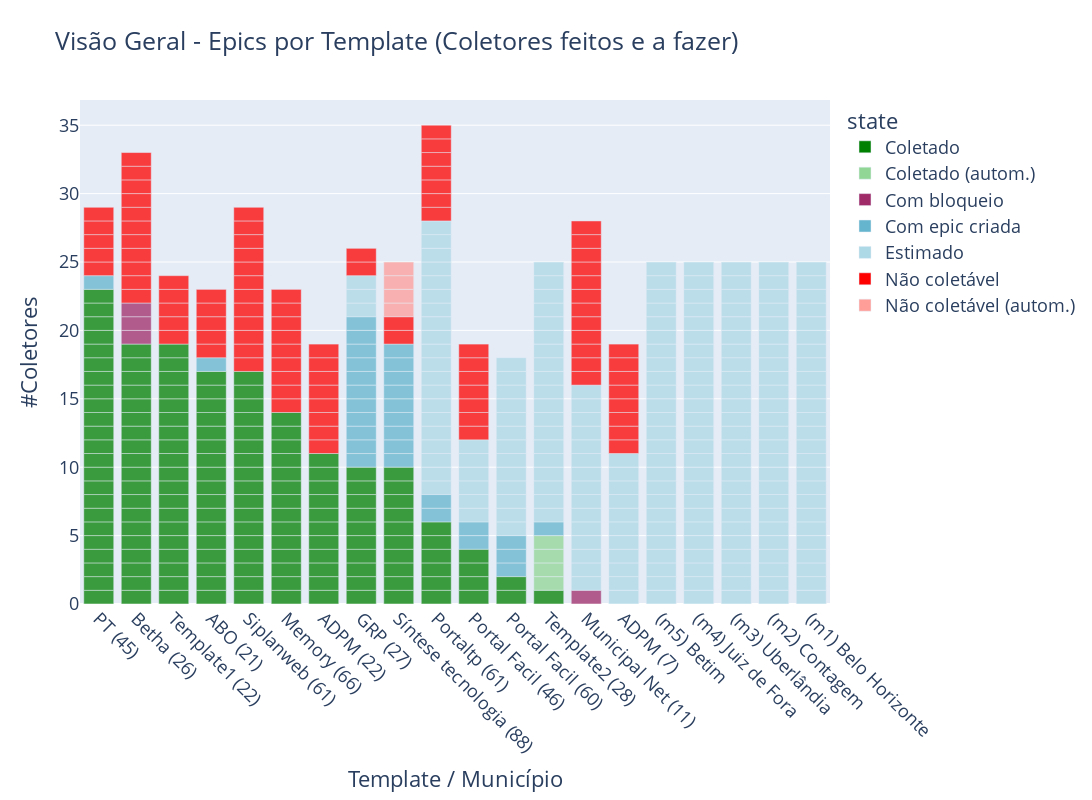

Notebook cell for this chart:
### Code cell
# TODO melhorar automacao
def plot_status_epics(df, top_templates, sondagem, title='Visão Geral - Epics por Template (Coletores feitos e a fazer)'):

    # resultados do buscador de subtags (sondagem)
    # templates_ja_analisados = ['ADPM', 'Betha', 'Municipal Net', 'Siplanweb', 'Memory']
    templates_ja_analisados = [
        'ADPM (22)', 'Betha (26)', 'Municipal Net (11)', 'Siplanweb (61)', 'Memory (66)', 
        'Template1 (22)', 'Portal Facil (60)', 'Portal Facil (46)']
    s = sondagem[sondagem == 0].count(axis=1)
    s = s[s != 0]
    s = s.drop(templates_ja_analisados)
    s = s.sort_index()
    nao_loc_autom = dict(s)
    
    # Fonte: Planilha Controle de Dados
    nao_loc_manual = {'Municipal Net (11)': 12, 'Portal Facil (46)': 7, 'Portaltp (61)': 7,
                      'ADPM (7)': 8}
    coletado_autom = {'Template2 (28)': 4}
    
    for template, count in nao_loc_autom.items():
        for i in range(count):
            df = df.append({'template':template, 'state':'Não coletável (autom.)', 'aux':1}, ignore_index=True)
            
    for template, count in nao_loc_manual.items():
        for i in range(count):
            df = df.append({'template':template, 'state':'Não coletável', 'aux':1}, ignore_index=True)
            
    for template, count in coletado_autom.items():
        for i in range(count):
            df = df.append({'template':template, 'state':'Coletado (autom.)', 'aux':1}, ignore_index=True)
       
    # Pre-process dataframes       
    count_col = 'aux'
    name_col  = 'shortname'
    top_templates = top_templates[top_templates['rank'] <= 15]
    df = top_templates.merge(df, how='left').fillna({'state':'Estimado', count_col:1})   
    templates = df['template'].dropna().unique()     
 
    # TODO usar arquivo separado
    total_ref = 25  # media de 13 templates  
    total = dict.fromkeys(templates, total_ref)
    total['ABO (21)'] = 23
    total['ADPM (7)'] = 19
    total['ADPM (22)'] = 19
    total['Betha (26)'] = 33
    total['GRP (27)'] = 26
    total['Memory (66)'] = 23
    total['Municipal Net (11)'] = 28
    total['Portal Facil (60)'] = 18
    total['Portal Facil (46)'] = 19
    total['Portaltp (61)'] = 35
    total['PT (45)'] = 29
    total['Siplanweb (61)'] = 29
    total['Template1 (22)'] = 24
   
    # Fill missing (estimated) epics in df
    for template in templates:        
        created =  df.groupby('template').count()['state'][template]
        missing = total[template] - created
        size = df[df.template == template]['size'].values[0]
        name = df[df.template == template][name_col].values[0]

        for i in range(missing):            
            df = df.append({'template':template, 'state':'Estimado', name_col:name,
                            'size':size, count_col:1}, ignore_index=True)           
        
    df = df.sort_values(by=['state', name_col], ascending=[True,False])
    xorder = df.groupby(['state', name_col]).count()['aux'][
        'Coletado'].sort_values(ascending=False).index.tolist()

    # Plot
    fig = px.bar(
        df, y=count_col, x=name_col, color='state', height=800, width=1100, title=title,
        color_discrete_map = {
            'Coletado':'green', 
            'Coletado (autom.)':'#92d696', 
            'Com bloqueio':'#9F2B68',
            'Com epic criada':'#64b5cd', 
            'Estimado':'lightblue', 
            'Não coletável':'red', 
            'Não coletável (autom.)':'#ff9e99'}, 
        labels = {
            count_col:"#Coletores", 
            name_col:"Template / Município"}, 
        opacity = 0.75 )    
    
    fig.update_layout(xaxis={'categoryorder':'array', 'categoryarray':xorder})
    fig.update_xaxes(tickangle=45)
    fig.update_layout(font=dict(size=18))    
    
    return fig

#-------------------------------------------------------------

epics_df = pd.read_csv("data/epics.csv")
top_templates = pd.read_csv("data/top_templates.csv")
sondagem = pd.read_csv('data/resultados_templates.csv', index_col=0).astype(int)

fig = plot_status_epics(epics_df, top_templates, sondagem)    
fig.write_image('./fig/status-coleta.png', scale=1)
fig

### Figure 1 — Plotly figure (JSON) as saved in the notebook; plotly's stock layout.template omitted (floating-point values rounded to 4 significant figures; data arrays with more than 128 entries replaced by an {"elided": "..."} marker saying what was removed)
{"data": [{"alignmentgroup": "True", "hovertemplate": "state=Coletado<br>Template / Município=%{x}<br>#Coletores=%{y}<extra></extra>", "legendgroup": "Coletado", "marker": {"color": "green", "opacity": 0.75, "pattern": {"shape": ""}}, "name": "Coletado", "offsetgroup": "Coletado", "orientation": "v", "showlegend": true, "textposition": "auto", "type": "bar", "x": {"elided": "153 str values"}, "xaxis": "x", "y": {"elided": "153 int values"}, "yaxis": "y"}, {"alignmentgroup": "True", "hovertemplate": "state=Coletado (autom.)<br>Template / Município=%{x}<br>#Coletores=%{y}<extra></extra>", "legendgroup": "Coletado (autom.)", "marker": {"color": "#92d696", "opacity": 0.75, "pattern": {"shape": ""}}, "name": "Coletado (autom.)", "offsetgroup": "Coletado (autom.)", "orientation": "v", "showlegend": true, "textposition": "auto", "type": "bar", "x": ["Template2 (28)", "Template2 (28)", "Template2 (28)", "Template2 (28)"], "xaxis": "x", "y": [1, 1, 1, 1], "yaxis": "y"}, {"alignmentgroup": "True", "hovertemplate": "state=Com bloqueio<br>Template / Município=%{x}<br>#Coletores=%{y}<extra></extra>", "legendgroup": "Com bloqueio", "marker": {"color": "#9F2B68", "opacity": 0.75, "pattern": {"shape": ""}}, "name": "Com bloqueio", "offsetgroup": "Com bloqueio", "orientation": "v", "showlegend": true, "textposition": "auto", "type": "bar", "x": ["Municipal Net (11)", "Betha (26)", "Betha (26)", "Betha (26)"], "xaxis": "x", "y": [1, 1, 1, 1], "yaxis": "y"}, {"alignmentgroup": "True", "hovertemplate": "state=Com epic criada<br>Template / Município=%{x}<br>#Coletores=%{y}<extra></extra>", "legendgroup": "Com epic criada", "marker": {"color": "#64b5cd", "opacity": 0.75, "pattern": {"shape": ""}}, "name": "Com epic criada", "offsetgroup": "Com epic criada", "orientation": "v", "showlegend": true, "textposition": "auto", "type": "bar", "x": ["Template2 (28)", "Síntese tecnologia (88)", "Síntese tecnologia (88)", "Síntese tecnologia (88)", "Síntese tecnologia (88)", "Síntese tecnologia (88)", "Síntese tecnologia (88)", "Síntese tecnologia (88)", "Síntese tecnologia (88)", "Síntese tecnologia (88)", "Portaltp (61)", "Portaltp (61)", "Portal Facil (60)", "Portal Facil (60)", "Portal Facil (60)", "Portal Facil (46)", "Portal Facil (46)", "PT (45)", "GRP (27)", "GRP (27)", "GRP (27)", "GRP (27)", "GRP (27)", "GRP (27)", "GRP (27)", "GRP (27)", "GRP (27)", "GRP (27)", "GRP (27)", "ABO (21)"], "xaxis": "x", "y": [1, 1, 1, 1, 1, 1, 1, 1, 1, 1, 1, 1, 1, 1, 1, 1, 1, 1, 1, 1, 1, 1, 1, 1, 1, 1, 1, 1, 1, 1], "yaxis": "y"}, {"alignmentgroup": "True", "hovertemplate": "state=Estimado<br>Template / Município=%{x}<br>#Coletores=%{y}<extra></extra>", "legendgroup": "Estimado", "marker": {"color": "lightblue", "opacity": 0.75, "pattern": {"shape": ""}}, "name": "Estimado", "offsetgroup": "Estimado", "orientation": "v", "showlegend": true, "textposition": "auto", "type": "bar", "x": {"elided": "212 str values"}, "xaxis": "x", "y": {"elided": "212 int values"}, "yaxis": "y"}, {"alignmentgroup": "True", "hovertemplate": "state=Não coletável<br>Template / Município=%{x}<br>#Coletores=%{y}<extra></extra>", "legendgroup": "Não coletável", "marker": {"color": "red", "opacity": 0.75, "pattern": {"shape": ""}}, "name": "Não coletável", "offsetgroup": "Não coletável", "orientation": "v", "showlegend": true, "textposition": "auto", "type": "bar", "x": ["Template1 (22)", "Template1 (22)", "Template1 (22)", "Template1 (22)", "Template1 (22)", "Síntese tecnologia (88)", "Síntese tecnologia (88)", "Siplanweb (61)", "Siplanweb (61)", "Siplanweb (61)", "Siplanweb (61)", "Siplanweb (61)", "Siplanweb (61)", "Siplanweb (61)", "Siplanweb (61)", "Siplanweb (61)", "Siplanweb (61)", "Siplanweb (61)", "Siplanweb (61)", "Portaltp (61)", "Portaltp (61)", "Portaltp (61)", "Portaltp (61)", "Portaltp (61)", "Portaltp (61)", "Portaltp (61)", "Portal Facil (46)", "Portal Facil (46)", "Portal Facil (46)", "Portal Facil (46)", "Portal Facil (46)", "Portal Facil (46)", "Portal Facil (46)", "PT (45)", "PT (45)", "PT (45)", "PT (45)", "PT (45)", "Municipal Net (11)", "Municipal Net (11)", "Municipal Net (11)", "Municipal Net (11)", "Municipal Net (11)", "Municipal Net (11)", "Municipal Net (11)", "Municipal Net (11)", "Municipal Net (11)", "Municipal Net (11)", "Municipal Net (11)", "Municipal Net (11)", "Memory (66)", "Memory (66)", "Memory (66)", "Memory (66)", "Memory (66)", "Memory (66)", "Memory (66)", "Memory (66)", "Memory (66)", "GRP (27)", "GRP (27)", "Betha (26)", "Betha (26)", "Betha (26)", "Betha (26)", "Betha (26)", "Betha (26)", "Betha (26)", "Betha (26)", "Betha (26)", "Betha (26)", "Betha (26)", "ADPM (7)", "ADPM (7)", "ADPM (7)", "ADPM (7)", "ADPM (7)", "ADPM (7)", "ADPM (7)", "ADPM (7)", "ADPM (22)", "ADPM (22)", "ADPM (22)", "ADPM (22)", "ADPM (22)", "ADPM (22)", "ADPM (22)", "ADPM (22)", "ABO (21)", "ABO (21)", "ABO (21)", "ABO (21)", "ABO (21)"], "xaxis": "x", "y": [1, 1, 1, 1, 1, 1, 1, 1, 1, 1, 1, 1, 1, 1, 1, 1, 1, 1, 1, 1, 1, 1, 1, 1, 1, 1, 1, 1, 1, 1, 1, 1, 1, 1, 1, 1, 1, 1, 1, 1, 1, 1, 1, 1, 1, 1, 1, 1, 1, 1, 1, 1, 1, 1, 1, 1, 1, 1, 1, 1, 1, 1, 1, 1, 1, 1, 1, 1, 1, 1, 1, 1, 1, 1, 1, 1, 1, 1, 1, 1, 1, 1, 1, 1, 1, 1, 1, 1, 1, 1, 1, 1, 1], "yaxis": "y"}, {"alignmentgroup": "True", "hovertemplate": "state=Não coletável (autom.)<br>Template / Município=%{x}<br>#Coletores=%{y}<extra></extra>", "legendgroup": "Não coletável (autom.)", "marker": {"color": "#ff9e99", "opacity": 0.75, "pattern": {"shape": ""}}, "name": "Não coletável (autom.)", "offsetgroup": "Não coletável (autom.)", "orientation": "v", "showlegend": true, "textposition": "auto", "type": "bar", "x": ["Síntese tecnologia (88)", "Síntese tecnologia (88)", "Síntese tecnologia (88)", "Síntese tecnologia (88)"], "xaxis": "x", "y": [1, 1, 1, 1], "yaxis": "y"}], "layout": {"barmode": "relative", "font": {"size": 18}, "height": 800, "legend": {"title": {"text": "state"}, "tracegroupgap": 0}, "title": {"text": "Visão Geral - Epics por Template (Coletores feitos e a fazer)"}, "width": 1100, "xaxis": {"anchor": "y", "autorange": true, "categoryarray": ["PT (45)", "Betha (26)", "Template1 (22)", "ABO (21)", "Siplanweb (61)", "Memory (66)", "ADPM (22)", "GRP (27)", "Síntese tecnologia (88)", "Portaltp (61)", "Portal Facil (46)", "Portal Facil (60)", "Template2 (28)"], "categoryorder": "array", "domain": [0, 1], "range": [-0.5, 19.5], "tickangle": 45, "title": {"text": "Template / Município"}, "type": "category"}, "yaxis": {"anchor": "x", "autorange": true, "domain": [0, 1], "range": [0, 36.84], "title": {"text": "#Coletores"}, "type": "linear"}}}
